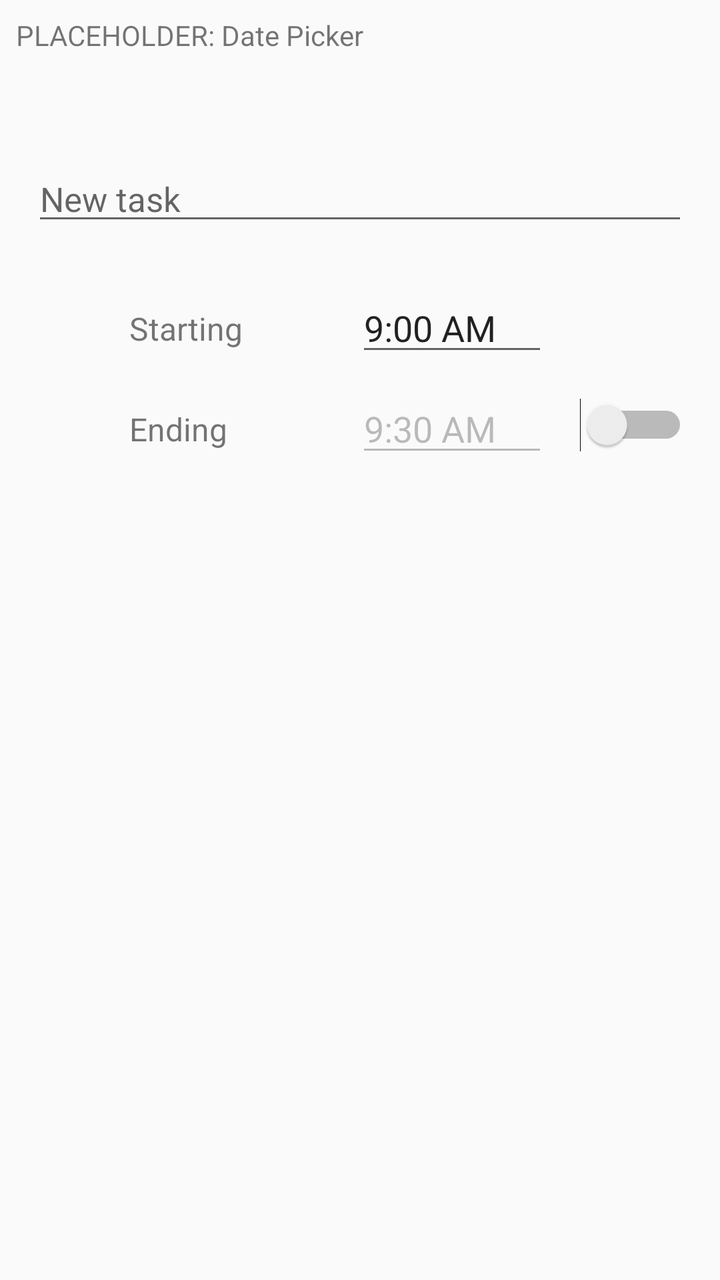
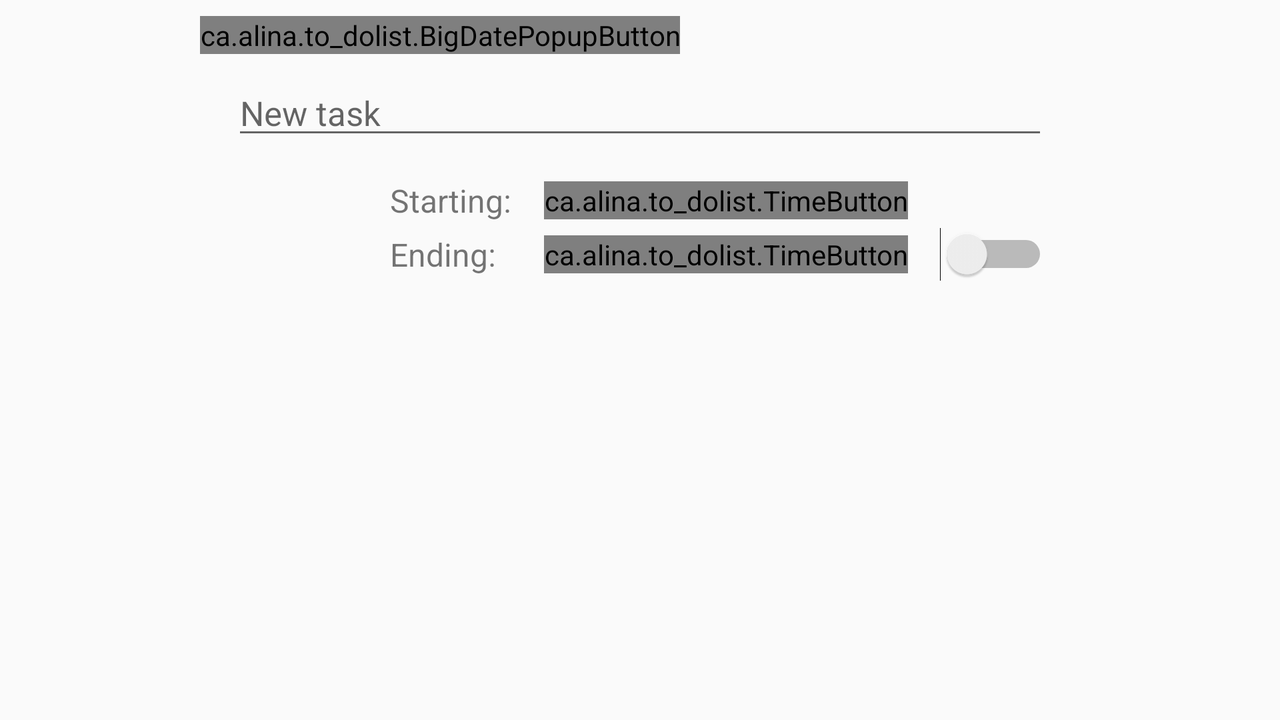

Compare how this app lays out the same screen by default and in its alternative resource folder. The renders come first, then the two layout files and the values they reference.
<!-- AndroidManifest.xml: application theme AppTheme -->
<!-- res/layout/fragment_basic_editor.xml -->
<android.support.constraint.ConstraintLayout xmlns:android="http://schemas.android.com/apk/res/android"
    xmlns:app="http://schemas.android.com/apk/res-auto"
    xmlns:tools="http://schemas.android.com/tools"
    android:layout_width="match_parent"
    android:layout_height="match_parent"
    tools:context="ca.alina.to_dolist.BasicEditor">

    

    <TextView
        android:id="@+id/textView"
        android:layout_width="216dp"
        android:layout_height="62dp"
        android:layout_marginTop="8dp"
        android:text="PLACEHOLDER: Date Picker"
        app:layout_constraintLeft_toLeftOf="parent"
        app:layout_constraintTop_toTopOf="parent"
        android:layout_marginStart="8dp" />

    <EditText
        android:id="@+id/taskName"
        android:layout_width="0dp"
        android:layout_height="wrap_content"
        android:layout_marginLeft="16dp"
        android:layout_marginRight="16dp"
        android:layout_marginTop="8dp"
        android:hint="@string/task_name_hint"
        android:inputType="text|textAutoCorrect"
        android:textSize="17sp"
        app:layout_constraintLeft_toLeftOf="parent"
        app:layout_constraintTop_toBottomOf="@+id/textView"
        app:layout_constraintRight_toRightOf="parent"
        app:layout_constraintHorizontal_bias="0.0">
        <requestFocus />
    </EditText>

    <EditText
        android:id="@+id/startTime"
        android:layout_width="96sp"
        android:layout_height="wrap_content"
        android:layout_marginTop="24dp"
        android:ems="10"
        android:inputType="time"
        app:layout_constraintTop_toBottomOf="@+id/taskName"
        tools:text="9:00 AM"
        android:layout_marginEnd="0dp"
        app:layout_constraintEnd_toEndOf="@+id/endTime" />

    <ImageButton
        android:id="@+id/startTimeIconButton"
        android:layout_width="wrap_content"
        android:layout_height="wrap_content"
        android:layout_marginBottom="8dp"
        android:layout_marginEnd="16dp"
        android:background="@android:color/transparent"
        app:layout_constraintBottom_toBottomOf="@id/startTime"
        app:layout_constraintEnd_toStartOf="@id/startTime"
        app:srcCompat="@drawable/ic_access_time_black_24dp"
        android:contentDescription="Select starting time"/>

    <TextView
        android:id="@+id/startTimeLabel"
        android:layout_width="wrap_content"
        android:layout_height="wrap_content"
        android:layout_marginBottom="8dp"
        android:layout_marginStart="32dp"
        android:labelFor="@id/startTime"
        android:text="Starting"
        android:textSize="16sp"
        app:layout_constraintBottom_toBottomOf="@id/startTime"
        app:layout_constraintStart_toStartOf="parent"
        app:layout_constraintEnd_toStartOf="@+id/startTimeIconButton"
        android:layout_marginEnd="8dp" />

    <TextView
        android:id="@+id/endTimeLabel"
        android:layout_width="wrap_content"
        android:layout_height="wrap_content"
        android:layout_marginBottom="8dp"
        android:labelFor="@id/endTime"
        android:text="Ending"
        android:textSize="16sp"
        app:layout_constraintBottom_toBottomOf="@+id/endTime"
        android:layout_marginStart="0dp"
        app:layout_constraintStart_toStartOf="@+id/startTimeLabel" />



    <Switch
        android:id="@+id/endTimeSwitch"
        android:layout_width="wrap_content"
        android:layout_height="wrap_content"
        android:layout_marginEnd="16dp"
        android:layout_marginTop="16dp"
        android:checked="false"
        app:layout_constraintEnd_toEndOf="parent"
        app:layout_constraintTop_toBottomOf="@+id/startTime"
        tools:layout_editor_absoluteX="305dp" />

    <EditText
        android:id="@+id/endTime"
        android:enabled="false"
        android:layout_width="96sp"
        android:layout_height="wrap_content"
        android:layout_marginEnd="16dp"
        android:ems="10"
        android:inputType="time"
        app:layout_constraintEnd_toStartOf="@+id/endTimeSwitch"
        tools:text="9:30 AM"
        tools:layout_editor_absoluteX="193dp"
        app:layout_constraintTop_toTopOf="@+id/endTimeSwitch"
        android:layout_marginTop="0dp"
        app:layout_constraintBottom_toBottomOf="@+id/endTimeSwitch"
        android:layout_marginBottom="0dp" />

    <ImageButton
        android:id="@+id/endTimeIconButton"
        android:tint="@color/tintBtnDisabled"
        android:layout_width="wrap_content"
        android:layout_height="wrap_content"
        android:layout_marginBottom="8dp"
        android:layout_marginEnd="16dp"
        android:background="@android:color/transparent"
        app:layout_constraintBottom_toBottomOf="@+id/endTime"
        app:layout_constraintEnd_toStartOf="@+id/endTime"
        app:srcCompat="@drawable/ic_access_time_black_24dp"
        android:contentDescription="Select ending time" />

</android.support.constraint.ConstraintLayout>
<!-- resources referenced by this layout -->
<resources>
  <color name="tintBtnDisabled">#E0E0E0</color>
  <string name="task_name_hint">New task</string>
  <style name="AppTheme" parent="Theme.AppCompat.Light.DarkActionBar">
          
          <item name="colorPrimary">@color/colorPrimary</item>
          <item name="colorPrimaryDark">@color/colorPrimaryDark</item>
          <item name="colorAccent">@color/colorAccent</item>
          <item name="windowActionModeOverlay">true</item>
      </style>
  <color name="colorPrimary">#3F51B5</color>
  <color name="colorPrimaryDark">#303F9F</color>
  <color name="colorAccent">#FF4081</color>
</resources>
<!-- res/layout-land/fragment_basic_editor.xml (the repository's variant of the layout above) -->
<!-- drawn on the phone turned sideways -->
<android.support.constraint.ConstraintLayout xmlns:android="http://schemas.android.com/apk/res/android"
    xmlns:app="http://schemas.android.com/apk/res-auto"
    xmlns:tools="http://schemas.android.com/tools"
    android:layout_width="match_parent"
    android:layout_height="match_parent"
    android:paddingRight="100dp"
    android:paddingLeft="100dp"
    tools:context="ca.alina.to_dolist.BasicEditor">

    <ca.alina.to_dolist.BigDatePopupButton
        android:id="@+id/bigDate"
        android:layout_width="wrap_content"
        android:layout_height="wrap_content"
        app:layout_constraintTop_toTopOf="parent"
        android:layout_marginTop="8dp"
        android:layout_marginStart="0dp"
        app:layout_constraintStart_toStartOf="parent" />

    <EditText
        android:id="@+id/taskName"
        android:layout_width="0dp"
        android:layout_height="wrap_content"
        android:layout_marginLeft="16dp"
        android:layout_marginRight="16dp"
        android:layout_marginTop="8dp"
        android:hint="@string/task_name_hint"
        android:inputType="text|textAutoCorrect"
        android:textSize="17sp"
        app:layout_constraintLeft_toLeftOf="parent"
        app:layout_constraintRight_toRightOf="parent"
        app:layout_constraintTop_toBottomOf="@id/bigDate"
        app:layout_constraintHorizontal_bias="0.0">
        <requestFocus />
    </EditText>

    <Switch
        android:id="@+id/endTimeSwitch"
        android:layout_width="wrap_content"
        android:layout_height="wrap_content"
        android:checked="false"
        app:layout_constraintEnd_toEndOf="parent"
        android:layout_marginEnd="16dp"
        app:layout_constraintTop_toTopOf="@+id/endTimeCompound"
        android:layout_marginTop="8dp"
        app:layout_constraintBottom_toBottomOf="@+id/endTimeCompound"
        android:layout_marginBottom="8dp" />

    <TextView
        android:id="@+id/startTimeLabel"
        android:layout_width="wrap_content"
        android:layout_height="wrap_content"
        android:layout_marginBottom="8dp"
        android:layout_marginEnd="16dp"
        android:text="@string/startTimeLabel"
        android:textSize="16sp"
        app:layout_constraintBottom_toBottomOf="@+id/startTimeCompound"
        app:layout_constraintEnd_toStartOf="@+id/startTimeCompound"
        app:layout_constraintTop_toTopOf="@+id/startTimeCompound"
        tools:layout_editor_absoluteX="72dp"
        android:layout_marginTop="8dp" />

    <ca.alina.to_dolist.TimeButton
        android:id="@+id/startTimeCompound"
        android:layout_width="wrap_content"
        android:layout_height="wrap_content"
        android:layout_marginTop="16dp"
        app:layout_constraintTop_toBottomOf="@+id/taskName"
        android:layout_marginEnd="0dp"
        app:layout_constraintEnd_toEndOf="@+id/endTimeCompound" />

    <TextView
        android:id="@+id/endTimeLabel"
        android:layout_width="wrap_content"
        android:layout_height="wrap_content"
        android:layout_marginBottom="8dp"
        android:layout_marginStart="0dp"
        android:text="@string/endTimeLabel"
        android:textSize="16sp"
        app:layout_constraintBottom_toBottomOf="@+id/endTimeCompound"
        app:layout_constraintStart_toStartOf="@+id/startTimeLabel"
        app:layout_constraintTop_toTopOf="@+id/endTimeCompound"
        tools:layout_editor_absoluteX="80dp"
        android:layout_marginTop="8dp" />

    <ca.alina.to_dolist.TimeButton
        android:id="@+id/endTimeCompound"
        android:layout_width="wrap_content"
        android:layout_height="wrap_content"
        app:layout_constraintEnd_toStartOf="@+id/endTimeSwitch"
        android:layout_marginEnd="16dp"
        android:layout_marginTop="8dp"
        app:layout_constraintTop_toBottomOf="@+id/startTimeCompound" />
</android.support.constraint.ConstraintLayout>
<!-- resources referenced by the variant -->
<!-- as the phone turned sideways resolves them -->
<resources>
  <string name="endTimeLabel">Ending:</string>
  <string name="startTimeLabel">Starting:</string>
  <string name="task_name_hint">New task</string>
  <style name="AppTheme" parent="Theme.AppCompat.Light.DarkActionBar">
          
          <item name="colorPrimary">@color/colorPrimary</item>
          <item name="colorPrimaryDark">@color/colorPrimaryDark</item>
          <item name="colorAccent">@color/colorAccent</item>
          <item name="windowActionModeOverlay">true</item>
      </style>
  <color name="colorPrimary">#3F51B5</color>
  <color name="colorPrimaryDark">#303F9F</color>
  <color name="colorAccent">#FF4081</color>
</resources>
